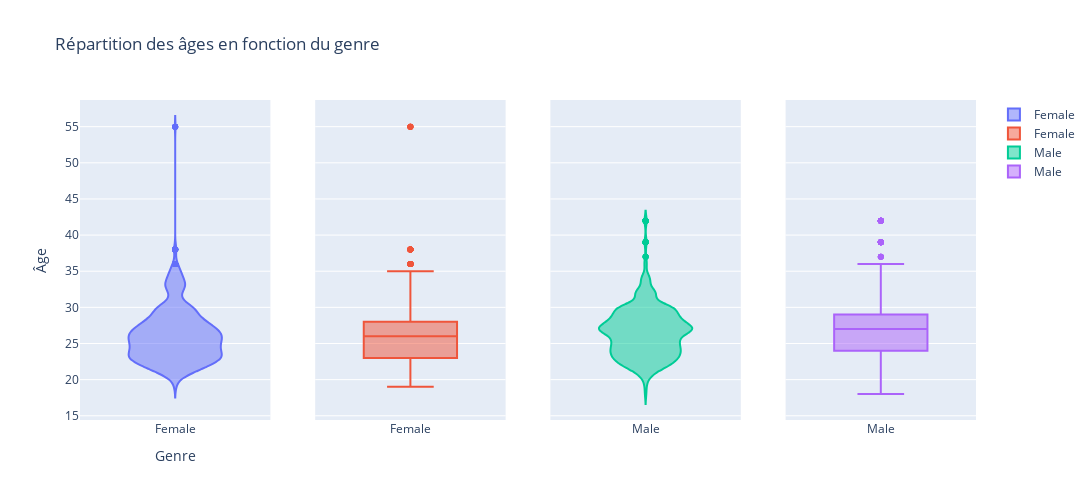

The notebook cell this image was saved under:
### Markdown cell above
### 1.2 Répartition des âges en fonction du genre

### Code cell
fig = sp.make_subplots(rows=1, cols=4, shared_yaxes=True)

fig.add_trace(
    go.Violin(x=df1[df1['gender'] == 'Female']['gender'], y=df1[df1['gender'] == 'Female']['age'], name='Female'),
    row=1, col=1
)

fig.add_trace(
    go.Box(x=df1[df1['gender'] == 'Female']['gender'], y=df1[df1['gender'] == 'Female']['age'], name='Female'),
    row=1, col=2
)

fig.add_trace(
    go.Violin(x=df1[df1['gender'] == 'Male']['gender'], y=df1[df1['gender'] == 'Male']['age'], name='Male'),
    row=1, col=3
)

fig.add_trace(
    go.Box(x=df1[df1['gender'] == 'Male']['gender'], y=df1[df1['gender'] == 'Male']['age'], name='Male'),
    row=1, col=4
)

fig.update_layout(width=1500, height=500,
                  title_text="Répartition des âges en fonction du genre",
                  xaxis=dict(title='Genre'),
                  yaxis=dict(title='Âge'))

fig.show()

### Figure 1 — Plotly figure (JSON) as saved in the notebook; plotly's stock layout.template omitted (floating-point values rounded to 4 significant figures; data arrays with more than 128 entries replaced by an {"elided": "..."} marker saying what was removed)
{"data": [{"name": "Female", "type": "violin", "x": {"elided": "4184 str values"}, "xaxis": "x", "y": {"elided": "4184 int values"}, "yaxis": "y"}, {"name": "Female", "type": "box", "x": {"elided": "4184 str values"}, "xaxis": "x2", "y": {"elided": "4184 int values"}, "yaxis": "y2"}, {"name": "Male", "type": "violin", "x": {"elided": "4194 str values"}, "xaxis": "x3", "y": {"elided": "4194 int values"}, "yaxis": "y3"}, {"name": "Male", "type": "box", "x": {"elided": "4194 str values"}, "xaxis": "x4", "y": {"elided": "4194 int values"}, "yaxis": "y4"}], "layout": {"height": 500, "title": {"text": "Répartition des âges en fonction du genre"}, "width": 1500, "xaxis": {"anchor": "y", "domain": [0, 0.2125], "title": {"text": "Genre"}}, "xaxis2": {"anchor": "y2", "domain": [0.2625, 0.475]}, "xaxis3": {"anchor": "y3", "domain": [0.525, 0.7375]}, "xaxis4": {"anchor": "y4", "domain": [0.7875, 1]}, "yaxis": {"anchor": "x", "domain": [0, 1], "title": {"text": "Âge"}}, "yaxis2": {"anchor": "x2", "domain": [0, 1], "matches": "y", "showticklabels": false}, "yaxis3": {"anchor": "x3", "domain": [0, 1], "matches": "y", "showticklabels": false}, "yaxis4": {"anchor": "x4", "domain": [0, 1], "matches": "y", "showticklabels": false}}}
